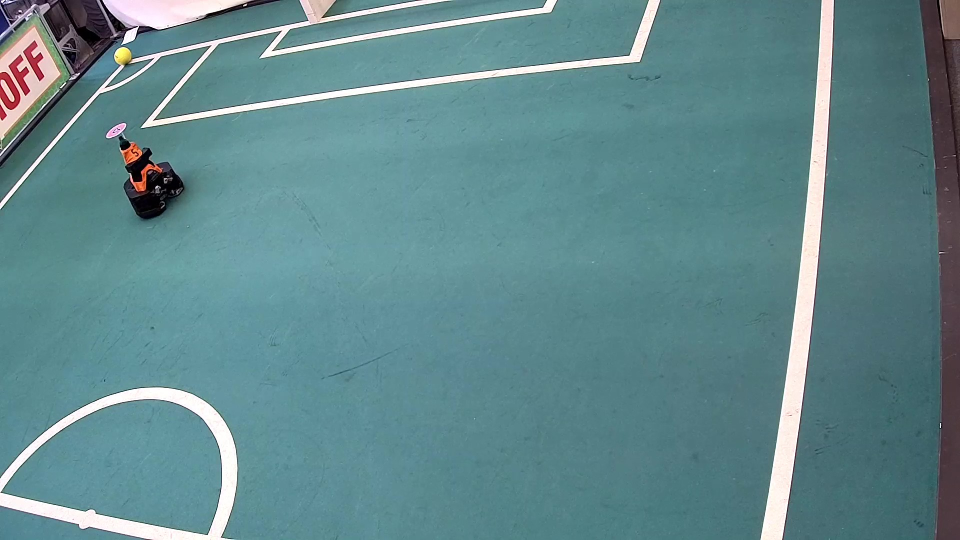
#> input picture Image Transformation (to Top view)/Img1.jpg, 1920 x 1080 px (shown at 1/2 size)
$ jupyter execute --allow-errors TopView-Copy1.ipynb   (older library calls are emulated)
#> lines starting #> are read from the running program, lines starting #| are printed output that depends on the picture; after the words box and inside, x2 and y2 are one past the last pixel; in counts of white or black regions, pixels touching at a corner belong together
[cell 1]
import cv2
import numpy as np
import skimage
from skimage.exposure import equalize_hist
import matplotlib.pyplot as plt

img = cv2.imread('Img1.jpg')
#> img is the input picture: shape (1080, 1920, 3); mean B, G, R 140.9, 136.3, 98
display(img.shape)
plt.imshow(img, cmap='gray')


pts = np.array([[864, 651], [1016, 581], [1205, 667], [1058, 759]], dtype=np.float32)
for pt in pts:
    cv2.circle(img, tuple(pt.astype(np.int)), 1, (0,0,255), -1)
#> img: shape (1080, 1920, 3); under 0.01% of pixels changed, all inside (x1, y1, x2, y2) = (863, 580, 1207, 761)

[cell 2]
def select_points_src(event,x,y,flags,param):
    src_x, src_y, drawing
    if event == cv.EVENT_LBUTTONDOWN:
        drawing = True
        src_x, src_y = x,y
        cv.circle(src_copy,(x,y),5,(0,0,255),-1)
    elif event == cv.EVENT_LBUTTONUP:
        drawing = False

[cell 3]
import cv2 as cv
import numpy as np

# Load the input image
img = cv.imread('Img1.jpg')
src_copy = img.copy()

# Define the ROI and corresponding points for IPM
while(1):
    cv.imshow('img',src_copy)
    k = cv.waitKey(10) & 0xFF
#> (key Esc is pressed here)
    if k == ord('s'):
        print('save points')
        cv.circle(src_copy,(src_x,src_y),5,(100,100,100),-1)
        src_list.append([src_x,src_y])
        print("src points:")
        print(src_list);
    elif k == 27:
        break
cv.destroyAllWindows()

[cell 4]
# Load the input image
img = cv2.imread('Img1.jpg')

ipm_pts = np.array([[0, 0], [250, 0], [250, 200], [0, 200]], dtype=np.float32)
roi = np.array([[247, 123], [431, 86], [295, 247], [127, 263]], dtype=np.float32)

for pt in roi:
    cv2.circle(img, tuple(pt.astype(np.int)), 1, (0,0,255), -1)
#> img: shape (1080, 1920, 3); under 0.01% of pixels changed, all inside (x1, y1, x2, y2) = (126, 85, 433, 265)
# Compute the IPM matrix
ipm_matrix = cv2.getPerspectiveTransform(roi, ipm_pts)
#> ipm_matrix = [[2.99, 2.56, -1053.3], [0.555, 2.76, -476.6], [0.0016, 0.0015, 1]]

# Apply the IPM matrix to the input image
ipm = cv2.warpPerspective(img, ipm_matrix,(1080, 1920))
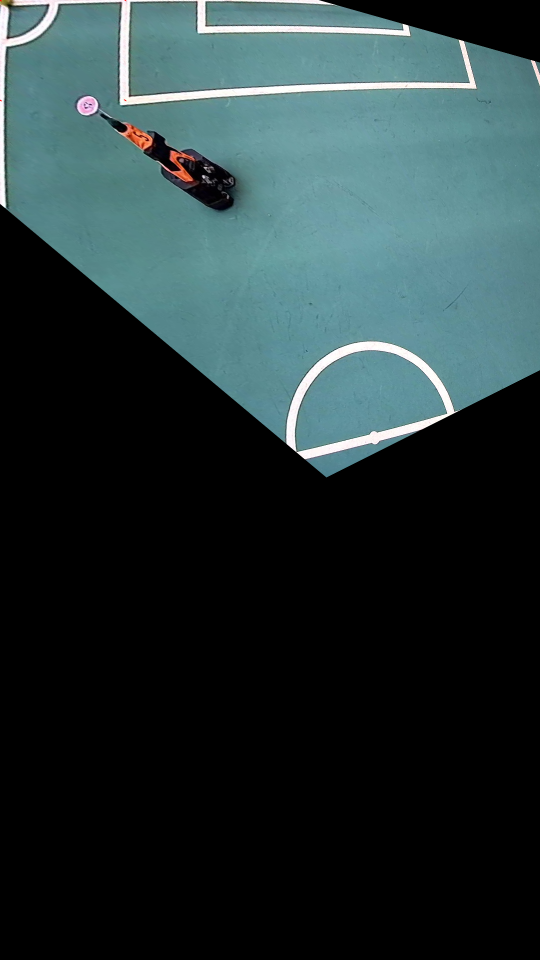
#> ipm: shape (1920, 1080, 3) (shown at 1/2 size); mean B, G, R 55.8, 54.4, 38.4

# Display the input image and the IPM result
cv2.imshow('Input Image', img)
cv2.imshow('IPM Result', ipm)
cv2.waitKey(0)
cv2.destroyAllWindows()

[cell 5]
import cv2
import numpy as np

# Load the input image
img = cv2.imread('Teams.png')

# Define the ROI and corresponding points for IPM
roi = np.array([[864, 651], [1016, 581], [1205, 667], [1058, 759]], dtype=np.float32)
ipm_pts = np.array([[448, 609], [580, 609], [580, 741], [448, 741]], dtype=np.float32)

# Compute the IPM matrix
ipm_matrix = cv2.getPerspectiveTransform(roi, ipm_pts)
#> ipm_matrix = [[3.13, -0.959, 1472.1], [2.48, 12.94, -5738.1], [-0.000504, 0.0113, 1]]

# Define a mask for the left half of the image
#> (the rest of this cell did not finish here and is left out)


$ run again, with Image Transformation (to Top view)/test1.jpg copied over Image Transformation (to Top view)/Img1.jpg
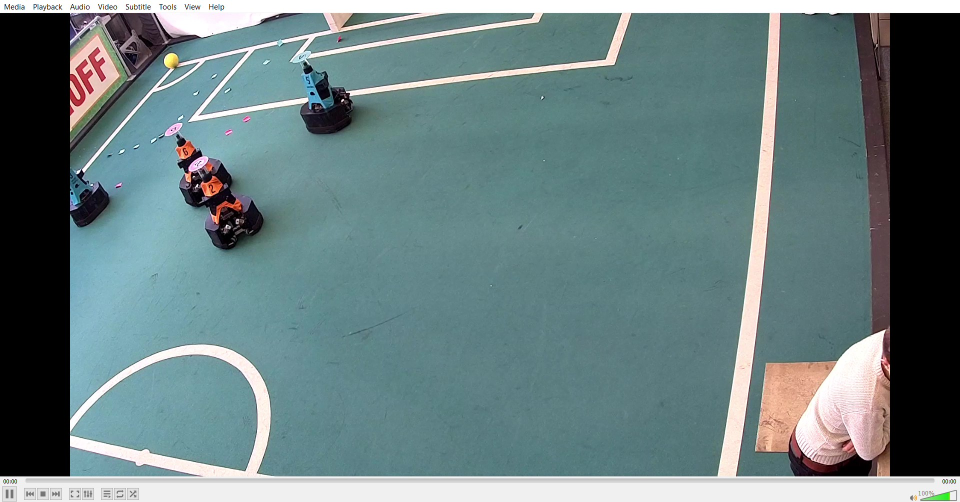
#> input picture Image Transformation (to Top view)/test1.jpg, 1920 x 1004 px (shown at 1/2 size)
#> img is the input picture: shape (1004, 1920, 3); mean B, G, R 127.6, 126, 104.8
#> `ipm_matrix = cv2.getPerspectiveTransform(roi, ipm_pts)`: ipm_matrix = [[2.99, 2.56, -1053.3], [0.555, 2.76, -476.6], [0.0016, 0.0015, 1]]
#> `ipm = cv2.warpPerspective(img, ipm_matrix,(1080, 1920))`:
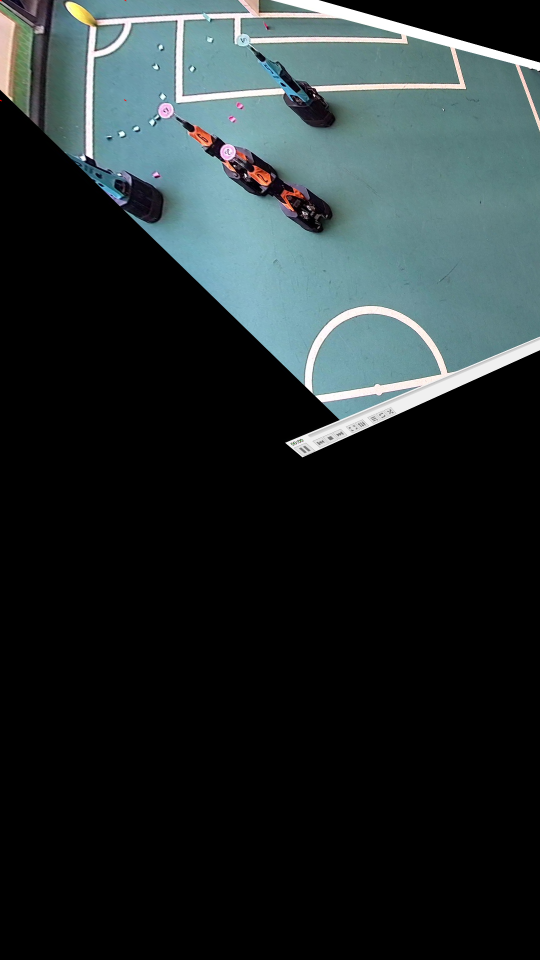
#> ipm: shape (1920, 1080, 3) (shown at 1/2 size); mean B, G, R 46.7, 45.5, 36.1
#> `ipm_matrix = cv2.getPerspectiveTransform(roi, ipm_pts)`: ipm_matrix = [[3.13, -0.959, 1472.1], [2.48, 12.94, -5738.1], [-0.000504, 0.0113, 1]]

$ run again, with Image Transformation (to Top view)/TopView.png saved as Image Transformation (to Top view)/Img1.jpg
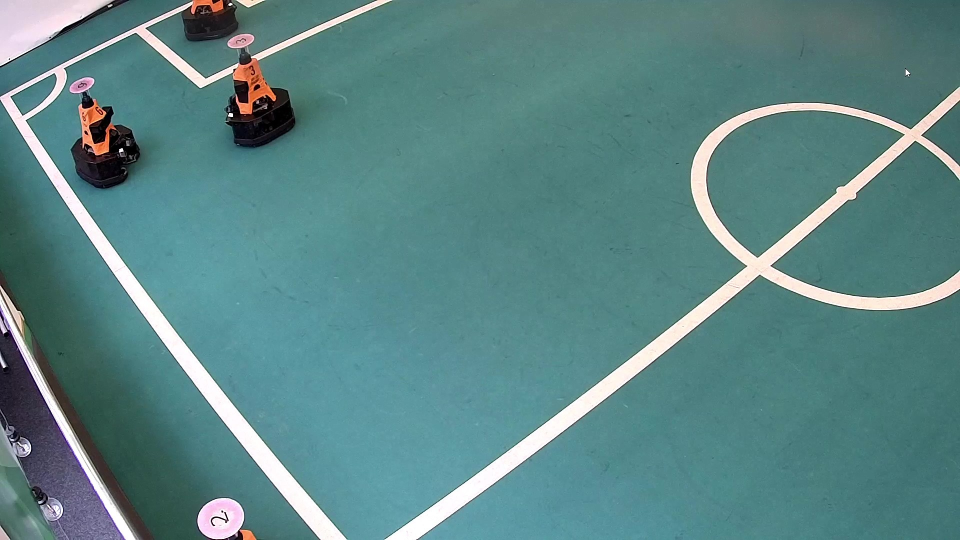
#> input picture Image Transformation (to Top view)/TopView.png, 1920 x 1080 px (shown at 1/2 size)
#> img is the input picture: shape (1080, 1920, 3); mean B, G, R 134, 133.5, 91.7
#> `ipm_matrix = cv2.getPerspectiveTransform(roi, ipm_pts)`: ipm_matrix = [[2.99, 2.56, -1053.3], [0.555, 2.76, -476.6], [0.0016, 0.0015, 1]]
#> `ipm = cv2.warpPerspective(img, ipm_matrix,(1080, 1920))`:
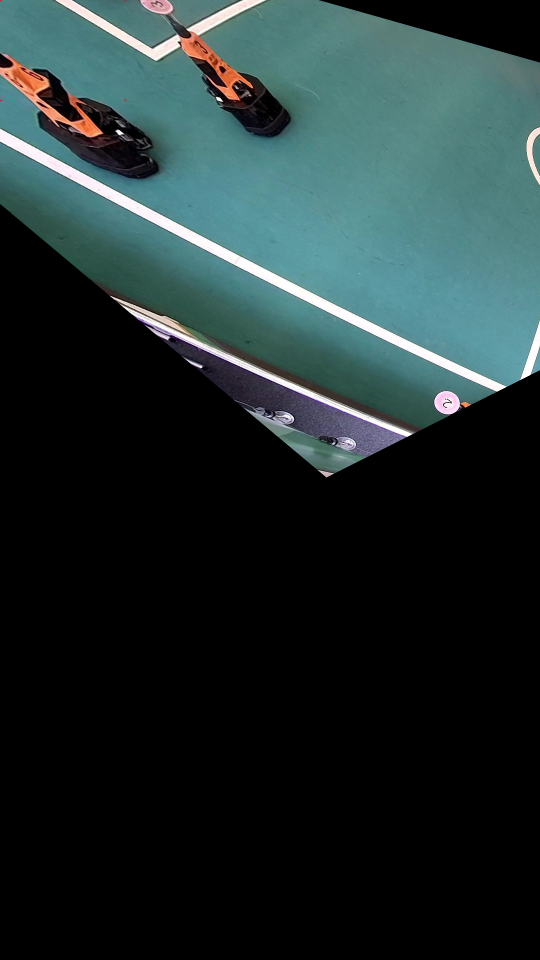
#> ipm: shape (1920, 1080, 3) (shown at 1/2 size); mean B, G, R 47.6, 47.4, 33
#> `ipm_matrix = cv2.getPerspectiveTransform(roi, ipm_pts)`: ipm_matrix = [[3.13, -0.959, 1472.1], [2.48, 12.94, -5738.1], [-0.000504, 0.0113, 1]]
